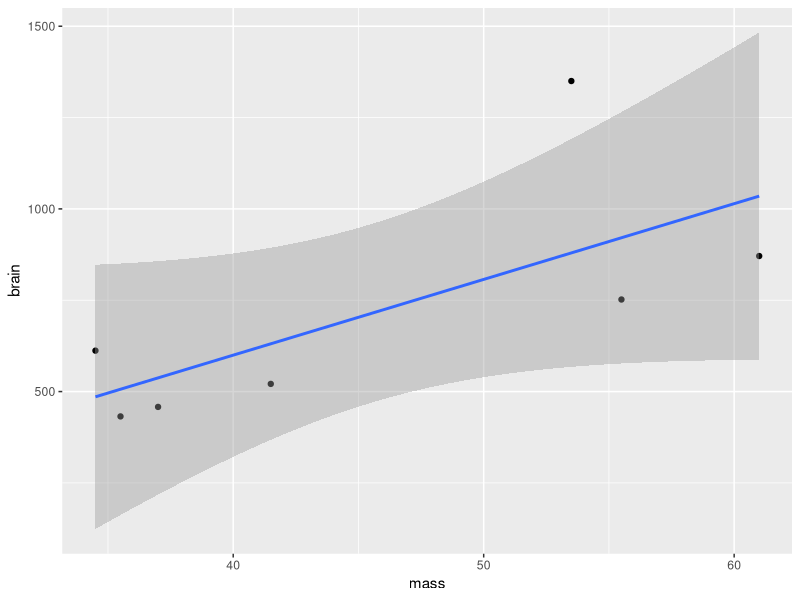
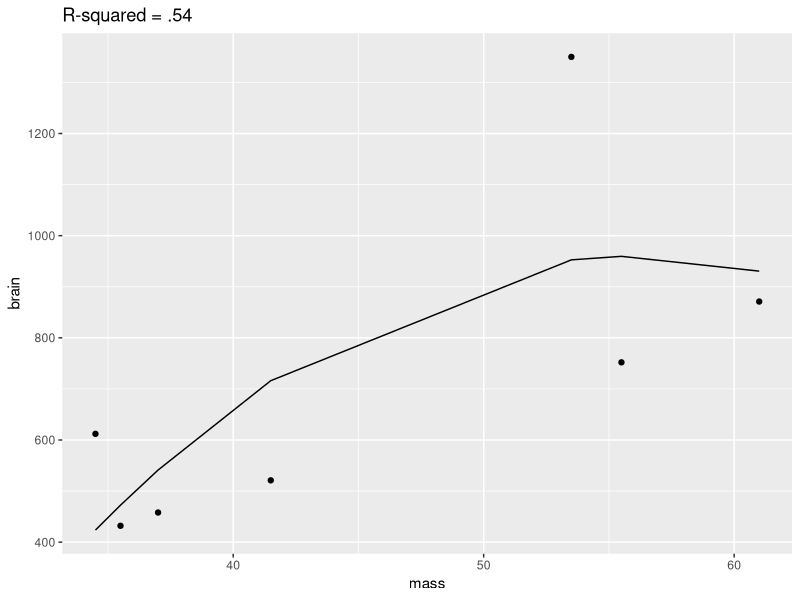
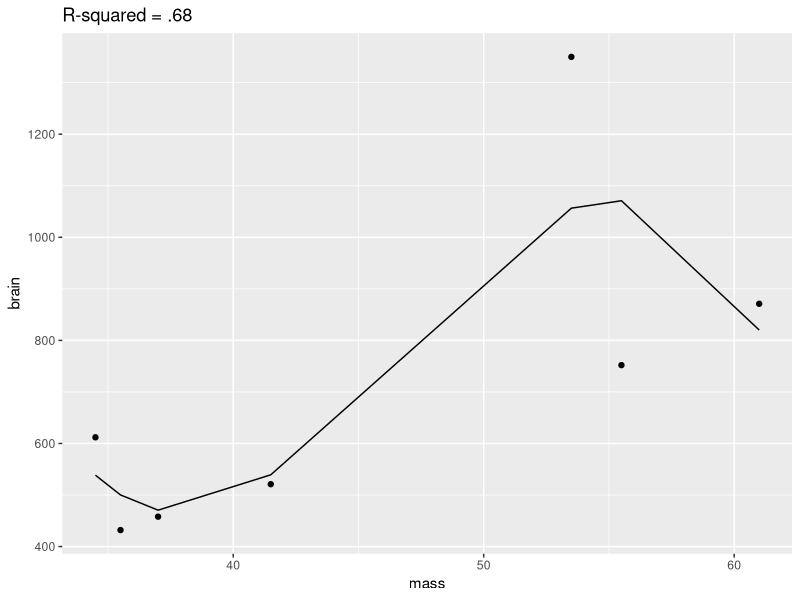
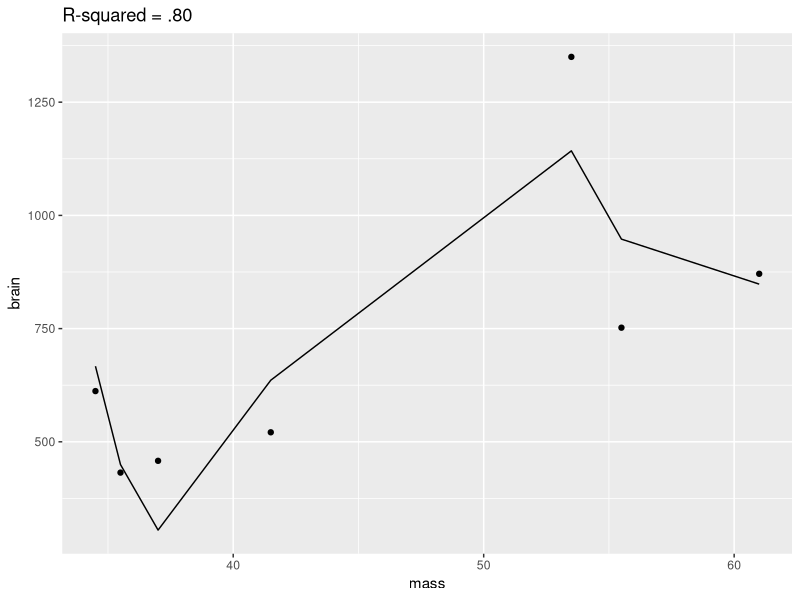
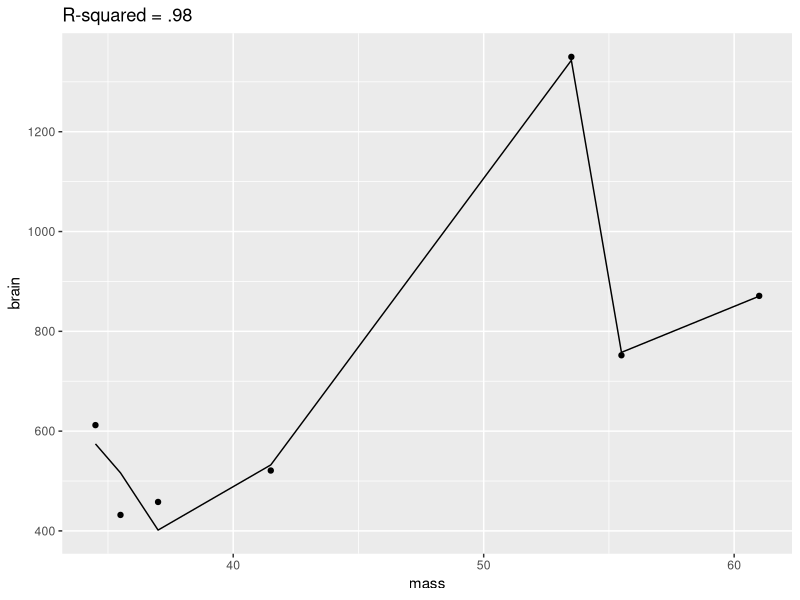
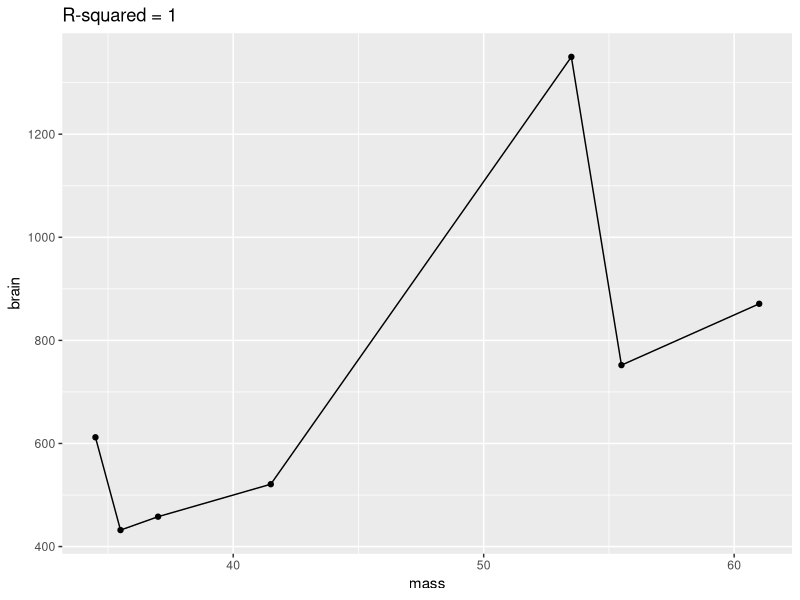
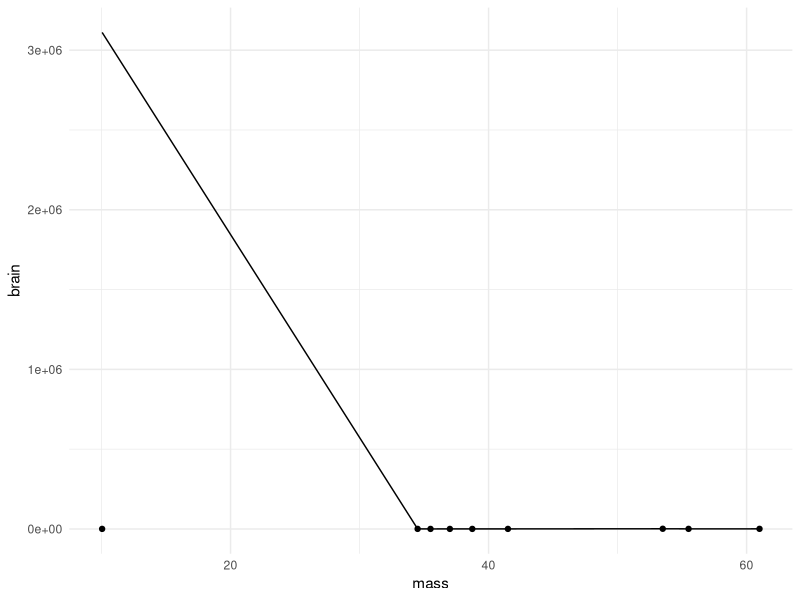

Source code (R) for these figures, in order:
### Statistics and Predictive Analytics

# Tutorial topic: Overfitting

library(tidyverse)
library(MASS)
library(arm)
library(caret)

rmse <- function(actual, predicted) sqrt(mean((actual - predicted)^2))

bv <- data.frame(species = c("afarensis", "africanus", "habilis", "boisei", 
                                   "rudolfensis","ergaster", "sapiens"),
                 brain = c(458, 432, 612, 521, 752, 871, 1350),
                 mass = c(37, 35.5, 34.5, 41.5, 55.5, 61, 53.5))

bv

# Make a scatterplot of brain volume ~ body mass with linear fit

ggplot(bv, aes(mass, brain)) +
  geom_point() +
  stat_smooth(method = "lm")

display(p1 <- lm(brain ~ mass, bv))

rmse(bv$brain, predict(p1))

# Quadratic
display(p2 <- lm(brain ~ mass + I(mass^2), bv))

bv$p2 <- fitted(p2) #Add these fitted values to the data frame

ggplot(bv, aes(mass, brain)) +
  geom_point() +
  geom_line(aes(mass, p2)) +
  labs(title = "R-squared = .54")

rmse(bv$brain, predict(p2))

# Cubic
display(p3 <- lm(brain ~ mass + I(mass^2) + I(mass^3), bv))

bv$p3 <- fitted(p3) 

ggplot(bv, aes(mass, brain)) +
  geom_point() +
  geom_line(aes(mass, p3)) +
  labs(title = "R-squared = .68")

rmse(bv$brain, predict(p3))

# degree = 4
display(p4 <- lm(brain ~ mass + I(mass^2) + I(mass^3) + 
                   I(mass^4), bv))

bv$p4 <- fitted(p4)

ggplot(bv, aes(mass, brain)) +
  geom_point() +
  geom_line(aes(mass, p4)) +
  labs(title = "R-squared = .80")

rmse(bv$brain, predict(p4))

# order = 5
display(p5 <- lm(brain ~ mass + I(mass^2) + I(mass^3) + 
                   I(mass^4) +
                   + I(mass^5), bv))

bv$p5 <- fitted(p5)

ggplot(bv, aes(mass, brain)) +
  geom_point() +
  geom_line(aes(mass, p5)) +
  labs(title = "R-squared = .98")

rmse(bv$brain, predict(p5))

# order = 6
display(p6 <- lm(brain ~ mass + I(mass^2) + I(mass^3) + I(mass^4) +
                   + I(mass^5) + I(mass^6), bv))
bv$p6 <- fitted(p6)
ggplot(bv, aes(mass, brain)) +
  geom_point() +
  geom_line(aes(mass, p6)) +
  labs(title = "R-squared = 1")

rmse(bv$brain, predict(p6))

# A perfect model! But, this is overfitting.  The six degree polynomial has
# enough parameters to assign one to each data point. The fit is no longer
# summarizing.  It IS the data.

# Question:  what will happen when this model encounters different data?

new_bv <- rbind(bv[, 2:3], 
                data.frame(brain = abs(rnorm(2, mean = 700, sd = 500)), 
                                      mass = abs(rnorm(2, 50, 20))))
new_bv

rmse(new_bv$brain, predict(p6, newdata=new_bv))

ggplot(new_bv, aes(mass, brain)) +
  geom_point() +
  geom_line(aes(new_bv$mass, predict(p6, newdata = new_bv))) +
  theme_minimal()

# Schockingly bad!  That's overfitting.  When models overfit
# they perform terribly in prediction because they have fit noise
# in the training sample that does not exist in new data.
